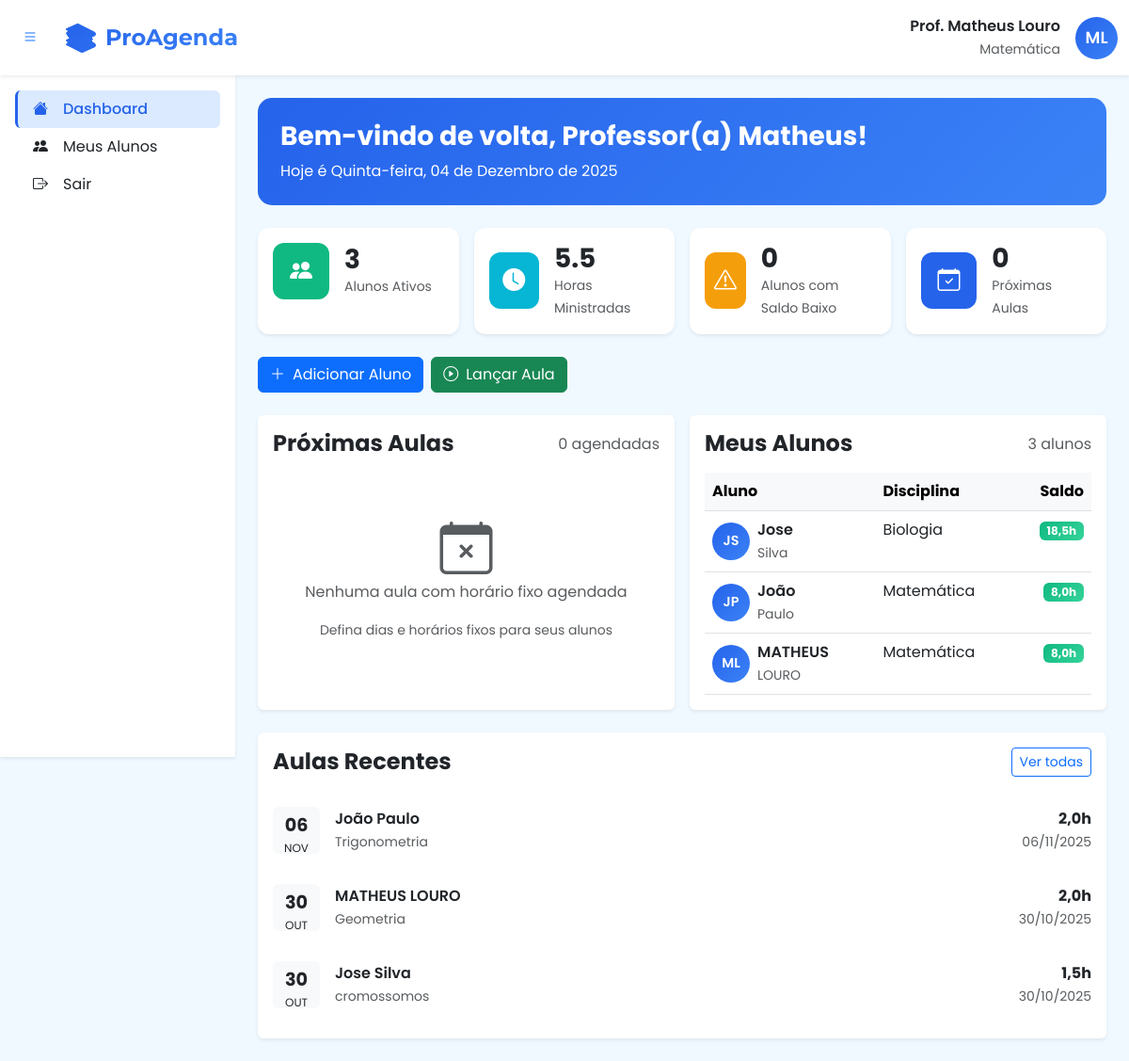
The app's page /dashboard/ (signed in), older data.
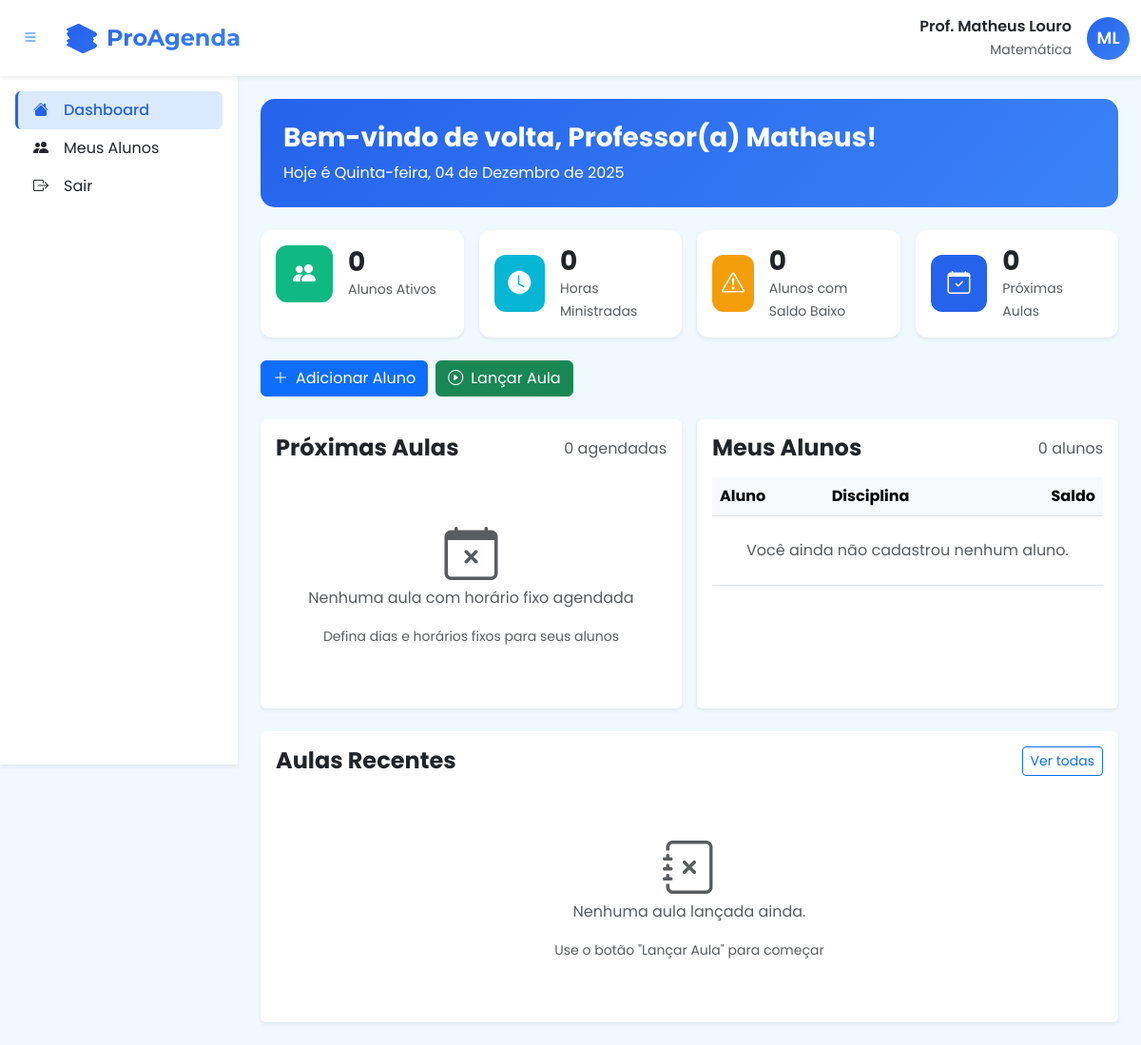
The same page, newer data.
### gestao_aulas/models.py (models this page shows, shortened)
class Aluno(models.Model):
    DIAS_SEMANA_CHOICES = [
        (0, "Segunda-feira"),
        (1, "Terça-feira"),
        (2, "Quarta-feira"),
        (3, "Quinta-feira"),
        (4, "Sexta-feira"),
        (5, "Sábado"),
        (6, "Domingo"),
    ]
    professor = models.ForeignKey(
        settings.AUTH_USER_MODEL,
        on_delete=models.CASCADE,
        related_name="alunos",
    )
    nome = models.CharField(max_length=100)
    sobrenome = models.CharField(max_length=100)
    email = models.EmailField(max_length=255, unique=True, blank=True, null=True)
    telefone = models.CharField(max_length=20, blank=True)
    disciplina = models.CharField(max_length=100, choices=Professor.DISCIPLINA_CHOICES)
    dia_semana = models.IntegerField(
        choices=DIAS_SEMANA_CHOICES,
        blank=True,
        null=True,
        help_text="Dia da semana da aula fixa",
    )
    horario_fixo = models.TimeField(
        blank=True, null=True, help_text="Horário padrão da aula"
    )
    horas_contratadas = models.DecimalField(max_digits=5, decimal_places=2, default=0.0)
    saldo_horas = models.DecimalField(max_digits=5, decimal_places=2, default=0.0)
    ativo = models.BooleanField(default=True)

class Aula(models.Model):
    aluno = models.ForeignKey(
        Aluno,
        on_delete=models.CASCADE,
        related_name="aulas",
    )
    data_aula = models.DateField()
    hora_aula = models.TimeField(blank=True, null=True)
    duracao = models.DecimalField(max_digits=4, decimal_places=2)
    assunto = models.TextField(blank=True, null=True)
    criada_em = models.DateTimeField(auto_now_add=True)

### gestao_aulas/views.py (the view, shortened to what this page needs)
# urls.py: path("", DashboardView.as_view(), name="dashboard"),
class DashboardView(ProfessorRequiredMixin, View):
    template_name = "gestao_aulas/dashboard.html"
    def get_context_data(self, request, form=None, aula_form=None):
        professor = request.user
        alunos_ativos = Aluno.objects.filter(professor=professor, ativo=True).order_by(
            "nome"
        )
        alunos_saldo_baixo = alunos_ativos.filter(saldo_horas__lte=2)
        proximas_aulas = alunos_ativos.filter(dia_semana__isnull=False).order_by(
            "dia_semana"
        )
        aulas_recentes = Aula.objects.filter(aluno__professor=professor).order_by(
            "-data_aula"
        )[:5]
        total_horas_query = Aula.objects.filter(aluno__professor=professor).aggregate(
            total=models.Sum("duracao")
        )
        total_horas = total_horas_query["total"] or 0
        total_horas_formatadas = (
            f"{total_horas:.1f}" if isinstance(total_horas, float) else f"{total_horas}"
        )
        form_instance = form or AlunoForm()
        aula_form_instance = aula_form or AulaForm(professor=professor)
        context = {
            "alunos": alunos_ativos,
            "total_alunos_ativos": alunos_ativos.count(),
            "alunos_saldo_baixo": alunos_saldo_baixo,
            "proximas_aulas": proximas_aulas,
            "today": timezone.now(),
            "form": form_instance,
            "aula_form": aula_form_instance,
            "aulas_recentes": aulas_recentes,
            "total_horas_ministradas": total_horas_formatadas,
        }
        return context
    def get(self, request, *args, **kwargs):
        context = self.get_context_data(request)
        return render(request, self.template_name, context)

### usuarios/models.py (called while the page is built)
    def get_disciplinas_list(self):
        if not self.disciplinas:
            return []
        return [d.strip() for d in self.disciplinas.split(",")]

    def get_disciplinas_display(self):
        disciplinas_list = self.get_disciplinas_list()
        disciplina_map = dict(self.DISCIPLINA_CHOICES)
        disciplinas_display = []
        for codigo in disciplinas_list:
            if codigo in disciplina_map:
                disciplinas_display.append(disciplina_map[codigo])
            else:
                disciplinas_display.append(codigo)
        return ", ".join(disciplinas_display)

### templates/gestao_aulas/dashboard.html (shortened to what the changed rows need)
<!DOCTYPE html>
<html lang="pt-br">
  <head>
    <link href="https://cdn.jsdelivr.net/npm/bootstrap@5.3.0/dist/css/bootstrap.min.css" rel="stylesheet">
    <link rel="stylesheet" href="https://cdn.jsdelivr.net/npm/bootstrap-icons@1.10.0/font/bootstrap-icons.css">
  </head>
  <body>
    <div class="d-flex">
      <main class="main-content flex-grow-1 p-4" id="mainContent">
        <section class="welcome-section text-white p-4 mb-4">
          <h1 class="h3 fw-bold">Bem-vindo de volta, Professor(a) {{ request.user.first_name }}!</h1>
        </section>
        <div class="row g-3 mb-4">
          <div class="col-md-3 col-6">
            <div class="stat-card bg-white p-3 shadow-sm h-100">
              <div class="d-flex align-items-center">
                <div>
                  <h3 class="fw-bold mb-0">{{ total_alunos_ativos }}</h3>
                  <small class="text-muted">Alunos Ativos</small>
                </div>
              </div>
            </div>
          </div>
          <div class="col-md-3 col-6">
            <div class="stat-card bg-white p-3 shadow-sm h-100">
              <div class="d-flex align-items-center">
                <div>
                  <h3 class="fw-bold mb-0">{{ total_horas_ministradas }}</h3>
                  <small class="text-muted">Horas Ministradas</small>
                </div>
              </div>
            </div>
          </div>
        </div>
        <div class="row g-3 mb-4">
          <div class="col-lg-6">
            <div class="bg-white shadow-sm rounded p-3 h-100">
              <div class="d-flex justify-content-between align-items-center mb-3">
                <h2 class="h4 fw-bold mb-0">Próximas Aulas</h2>
              </div>
            </div>
          </div>
          <div class="col-lg-6">
            <div class="bg-white shadow-sm rounded p-3 h-100">
              <div class="d-flex justify-content-between align-items-center mb-3">
                <h2 class="h4 fw-bold mb-0">Meus Alunos</h2>
                <span class="text-muted">{{ total_alunos_ativos }} aluno{{ total_alunos_ativos|pluralize:"s" }}</span>
              </div>
              <div class="table-responsive">
                <table class="table table-hover mb-0">
                  <thead class="table-light">
                    <tr>
                      <th>Aluno</th>
                      <th>Disciplina</th>
                      <th class="text-end">Saldo</th>
                    </tr>
                  </thead>
                  <tbody>
                    {% for aluno in alunos %}
                    <tr>
                      <td>
                        <div class="d-flex align-items-center gap-2">
                          <div class="student-avatar">
                            {{ aluno.nome|first }}{{ aluno.sobrenome|first }}
                          </div>
                          <div>
                            <div class="fw-semibold">{{ aluno.nome }}</div>
                            <small class="text-muted">{{ aluno.sobrenome }}</small>
                          </div>
                        </div>
                      </td>
                      <td>{{ aluno.get_disciplina_display|slice:":10" }}{% if aluno.get_disciplina_display|length > 10 %}...{% endif %}</td>
                      <td class="text-end">
                        {% if aluno.saldo_horas > 5 %}
                        <span class="badge hours-badge-1">{{ aluno.saldo_horas|floatformat:1 }}h</span>
                        {% elif aluno.saldo_horas > 2 %}
                        <span class="badge hours-badge-2">{{ aluno.saldo_horas|floatformat:1 }}h</span>
                        {% else %}
                        <span class="badge hours-badge-3">{{ aluno.saldo_horas|floatformat:1 }}h</span>
                        {% endif %}
                      </td>
                    </tr>
                    {% empty %}
                    <tr>
                      <td colspan="3" class="text-center py-4 text-muted">
                        Você ainda não cadastrou nenhum aluno.
                      </td>
                    </tr>
                    {% endfor %}
                  </tbody>
                </table>
              </div>
            </div>
          </div>
        </div>
        <div class="bg-white shadow-sm rounded p-3">
          <div class="d-flex justify-content-between align-items-center mb-3">
            <h2 class="h4 fw-bold mb-0">Aulas Recentes</h2>
          </div>
          {% if aulas_recentes %}
            <div class="list-group list-group-flush">
              {% for aula in aulas_recentes %}
                <div class="list-group-item d-flex justify-content-between align-items-center flex-wrap border-0 py-3 px-0">
                  <div class="d-flex align-items-center gap-3">
                    <div class="date-badge bg-light text-dark rounded text-center p-2">
                      <div class="fw-bold">{{ aula.data_aula|date:"d" }}</div>
                      <small>{{ aula.data_aula|date:"M" }}</small>
                    </div>
                    <div>
                      <div class="fw-semibold">{{ aula.aluno.nome }} {{ aula.aluno.sobrenome }}</div>
                      <small class="text-muted">{{ aula.assunto|default:"Sem assunto" }}</small>
                    </div>
                  </div>
                  <div class="text-end">
                    <div class="fw-bold">{{ aula.duracao|floatformat:1 }}h</div>
                    <small class="text-muted">{{ aula.data_aula|date:"d/m/Y" }}</small>
                  </div>
                </div>
              {% endfor %}
            </div>
          {% else %}
            <div class="text-center text-muted py-5">
              <i class="bi bi-journal-x display-4 mb-3"></i>
              <p>Nenhuma aula lançada ainda.</p>
              <small class="text-muted">Use o botão "Lançar Aula" para começar</small>
            </div>
          {% endif %}
        </div>
      </main>
    </div>
  </body>
</html>

Row changes from the older to the newer data that the page shows:
removed Aluno: nome|first "J", sobrenome|first "S", nome "Jose", sobrenome "Silva", disciplina "Biologia", saldo_horas "18,5"
removed Aluno: nome|first "J", sobrenome|first "P", nome "João", sobrenome "Paulo", disciplina "Matemática", saldo_horas "8,0"
removed Aluno: nome|first "M", sobrenome|first "L", nome "MATHEUS", sobrenome "LOURO", disciplina "Matemática", saldo_horas "8,0"
removed Aula: data_aula "06", data_aula "NOV", aluno.nome "João", aluno.sobrenome "Paulo", assunto "Trigonometria", duracao "2,0", data_aula "06/11/2025"
removed Aula: data_aula "30", data_aula "OUT", aluno.nome "MATHEUS", aluno.sobrenome "LOURO", assunto "Geometria", duracao "2,0", data_aula "30/10/2025"
removed Aula: data_aula "30", data_aula "OUT", aluno.nome "Jose", aluno.sobrenome "Silva", assunto "cromossomos", duracao "1,5", data_aula "30/10/2025"
Text that changed along with them:
{{ total_alunos_ativos }}: "3" → "0"
{{ total_horas_ministradas }}: "5.5" → "0"
text now shown: "Você ainda não cadastrou nenhum aluno. Nenhuma aula lançada ainda. Use o botão \"Lançar Aula\" para começar"
